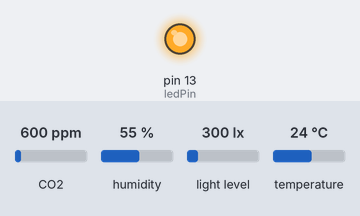
Recording of a sketch running on a simulated Arduino Uno, built with avr-gcc and run on an emulated ATmega328P. On the bench: output pins drawn as LEDs (lit = HIGH). Wiring (inferred from the names in the program): TSL2561 light sensor at I2C address 0x29. The test bench sets the inputs (shaded band); at power-on: CO2 600 ppm, light level 300 lx, humidity 55 %, temperature 24 °C. What the sketch prints to the serial monitor is not drawn.

Above: at 1.4 s.
1.5 s: CO2 set to 1050 ppm
At 5.3 s:
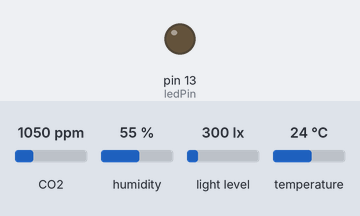
9.3 s: light level set to 40 lx
Timing chart, 0 to 17.2 s (numbered marks = the images above; inputs shaded):
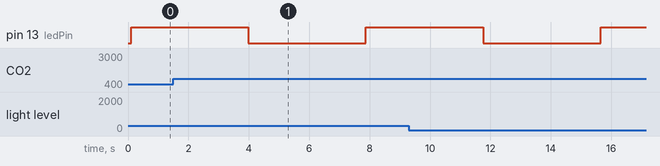

The sketch:

OPTISPACE_READ_SENSORS_07.ino
```cpp
#include <SensirionI2CScd4x.h>
#include <OPTISPACE_SENSORS.h>
#include "Adafruit_VEML7700.h"
#include <Wire.h>
#include <Arduino.h>

/*
OPTISPACE_SENSORS_07
21.09.2023
Roberto Robortella
SENSORS: VEML7700, SCD41, TSL2561,
Crea una tabella di N ripetizioni dei dati per riga

*/

SensirionI2CScd4x scd4x;
int ledState = LOW;  // ledState used to set the LED
const int ledPin = LED_BUILTIN;  // the number of the LED pin
int sample_time = 1; //delay di misura in secondi
float time_stamp = 0.0f;


void printUint16Hex(uint16_t value) {
    Serial.print(value < 4096 ? "0" : "");
    Serial.print(value < 256 ? "0" : "");
    Serial.print(value < 16 ? "0" : "");
    Serial.print(value, HEX);
}

void printSerialNumber(uint16_t serial0, uint16_t serial1, uint16_t serial2) {
    Serial.print("Serial: 0x");
    printUint16Hex(serial0);
    printUint16Hex(serial1);
    printUint16Hex(serial2);
    Serial.println();
}

Adafruit_VEML7700 veml = Adafruit_VEML7700();

void setup() {
    Wire.begin();
    Serial.begin(115200);

    //**** START TSL2561 code ****
    TSL2561.init();

    //**** START SCD41 code ****
    uint16_t error;
    char errorMessage[256];

    scd4x.begin(Wire);


    // stop potentially previously started measurement
    error = scd4x.stopPeriodicMeasurement();
    if (error) {
        Serial.print("Error trying to execute stopPeriodicMeasurement(): ");
        errorToString(error, errorMessage, 256);
        Serial.println(errorMessage);
    }

    uint16_t serial0;
    uint16_t serial1;
    uint16_t serial2;
    error = scd4x.getSerialNumber(serial0, serial1, serial2);
    if (error) {
        Serial.print("Error trying to execute getSerialNumber(): ");
        errorToString(error, errorMessage, 256);
        Serial.println(errorMessage);
    } else {
        // Serial.print("SCD41: ");
        // printSerialNumber(serial0, serial1, serial2);
    }

    // Start Measurement
    error = scd4x.startPeriodicMeasurement();
    if (error) {
        Serial.print("Error trying to execute startPeriodicMeasurement(): ");
        errorToString(error, errorMessage, 256);
        Serial.println(errorMessage);
    }

    //Serial.println("Waiting for first measurement... (5 sec)");

    //LED
    pinMode(ledPin, OUTPUT);

    //**** START VEML7700 code
    veml.begin();
    //Serial.print(F("Gain: "));
    //switch (veml.getGain()) {
    //  case VEML7700_GAIN_1: Serial.println("1"); break;
    //  case VEML7700_GAIN_2: Serial.println("2"); break;
    //  case VEML7700_GAIN_1_4: Serial.println("1/4"); break;
    //  case VEML7700_GAIN_1_8: Serial.println("1/8"); break;
    //}
    // Serial.print(F("Integration Time (ms): "));
    // switch (veml.getIntegrationTime()) {
    //   case VEML7700_IT_25MS: Serial.println("25"); break;
    //   case VEML7700_IT_50MS: Serial.println("50"); break;
    //   case VEML7700_IT_100MS: Serial.println("100"); break;
    //   case VEML7700_IT_200MS: Serial.println("200"); break;
    //   case VEML7700_IT_400MS: Serial.println("400"); break;
    //   case VEML7700_IT_800MS: Serial.println("800"); break;
    // }
    //veml.setLowThreshold(10000);
    //veml.setHighThreshold(20000);
    //veml.interruptEnable(true);
    //veml.interruptEnable(false);
}

void loop() {
    //Change LED Status
    if (ledState == LOW) {
        ledState = HIGH;
    } else {
        ledState = LOW;
    }
    delay(100);
    // set the LED with the ledState of the variable:
    digitalWrite(ledPin, ledState);

    //**** START SCD41 code ****
    uint16_t error;
    char errorMessage[256];
    delay(500);
    // Read Measurement
    uint16_t co2 = 0;
    float temperature = 0.0f;
    float humidity = 0.0f;
    bool isDataReady = false;
    //uint16_t irq = veml.interruptStatus();
    error = scd4x.getDataReadyFlag(isDataReady);
    if (error) {
        Serial.print("Error trying to execute getDataReadyFlag(): ");
        errorToString(error, errorMessage, 256);
        Serial.println(errorMessage);
        return;
    }
    if (!isDataReady) {
        return;
    }
    error = scd4x.readMeasurement(co2, temperature, humidity);
    // if (error) {
    //     Serial.print("Error trying to execute readMeasurement(): ");
    //     errorToString(error, errorMessage, 256);
    //     Serial.println(errorMessage);
    // } else if (co2 == 0) {
    //     Serial.println("Invalid sample detected, skipping.");
    // } else {
        //**** START SCD41 code ****
        // Serial.println("SCD41 Data: ");
        // Serial.print("Co2:");
        // Serial.print(co2);
        // Serial.print("\t");
        // Serial.print("Temperature:");
        // Serial.print(temperature);
        // Serial.print("\t");
        // Serial.print("Humidity:");
        // Serial.println(humidity);
        // Serial.println("  ");

        //**** START TSL2561 code ****
        // Serial.println("TSL2561 Data: ");
        // Serial.print("The Light value is: ");
        // Serial.print(TSL2561.readVisibleLux());
        //  Serial.print("\t");
        // Serial.print("The IR value is: ");
        // Serial.println(TSL2561.readIRLuminosity());
        // Serial.println("  ");


      // Impacchettamento dati per l'invio seriale
      // time_stamp;VELM7700_Lux;SCD41_co2;SCD41_temperature;SCD41_humidity;TSL2561_VisibleLux;TSL2561_IRLux
      //Serial.println(...co2,";",temperature,";",humidity,";",TSL2561.readVisibleLux(),";",TSL2561.readIRLuminosity());
      //Serial.print(veml.readALS());
      //Serial.print(",");
       //Serial.print(veml.readWhite());
       //Serial.print(",");

      //Serial.print(time_stamp); //time_stamp incrementale fittizio, poi verrà sostituito da quello gestito in Python
      //Serial.print(",");
      for (int row_cnt = 1; row_cnt <=64; row_cnt++){
        Serial.print(veml.readLux());
        Serial.print(" ");
        Serial.print(co2);
        Serial.print(" ");
        Serial.print(temperature);
        Serial.print(" ");
        Serial.print(humidity);
        Serial.print(" ");
        Serial.print(TSL2561.readVisibleLux());
        Serial.print(" ");
        Serial.print(TSL2561.readIRLuminosity());
        Serial.print(" ");
      }
      Serial.println(" ");
      delay(sample_time*1000); //Delay di misura in secondi
      time_stamp = time_stamp + 1.0;
    //}
}
```
